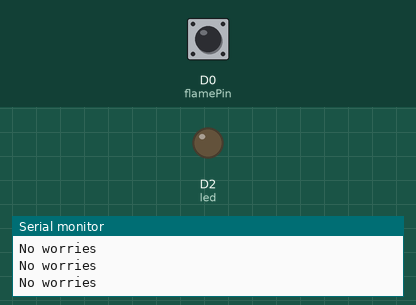
Simulated run of this sketch. Board: ESP8266 (NodeMCU). On the bench: output pins drawn as LEDs (lit = HIGH), the last lines printed to the serial monitor. Dashed ring = blinking. Inputs (shaded band) come from the test bench; at power-on: D0 (flamePin) LOW.

Above: at 1.2 s.
1.3 s: D0 (flamePin) driven HIGH
At 1.6 s:
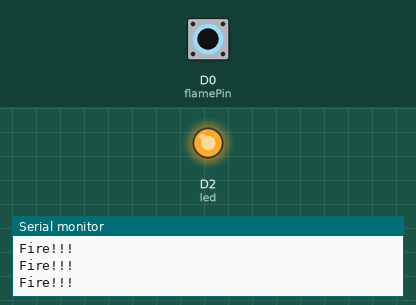
2.8 s: D0 (flamePin) driven LOW
At 4.1 s:
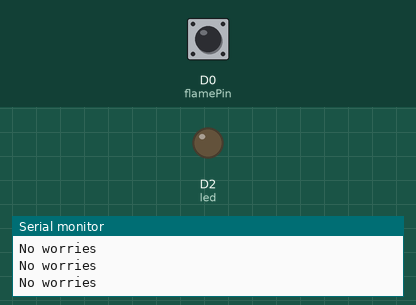
5.8 s: D0 (flamePin) pulsed HIGH 2 times (0.12 s each, 0.3 s apart)
At 5.87 s:
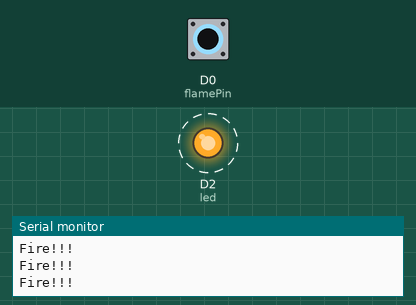
Timing chart, 0 to 8.8 s (numbered marks = the images above; inputs shaded):
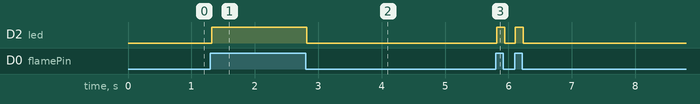

The sketch:

flamesensor.ino
```cpp
const int led = D2;
const int flamePin = D0;
int Flame = HIGH;

void setup()
{
  pinMode(led, OUTPUT);
  pinMode(flamePin, INPUT);
  Serial.begin(9600);
}

void loop()
{
  Flame = digitalRead(flamePin);
  if (Flame== HIGH)
  {
    Serial.println("Fire!!!");
    digitalWrite(led,HIGH  );
  }
  else
  {
    Serial.println("No worries");
    digitalWrite(led, LOW);
  }
}
```

Measured:
- after the input at 1.3 s, D2 (led): LOW → HIGH at once
- after the input at 2.8 s, D2 (led): HIGH → LOW at once
- after the input at 5.8 s, D2 (led): alternates HIGH for 0.12 s and LOW for 0.17 s, 4 changes in all, then stays LOW, starting at once
